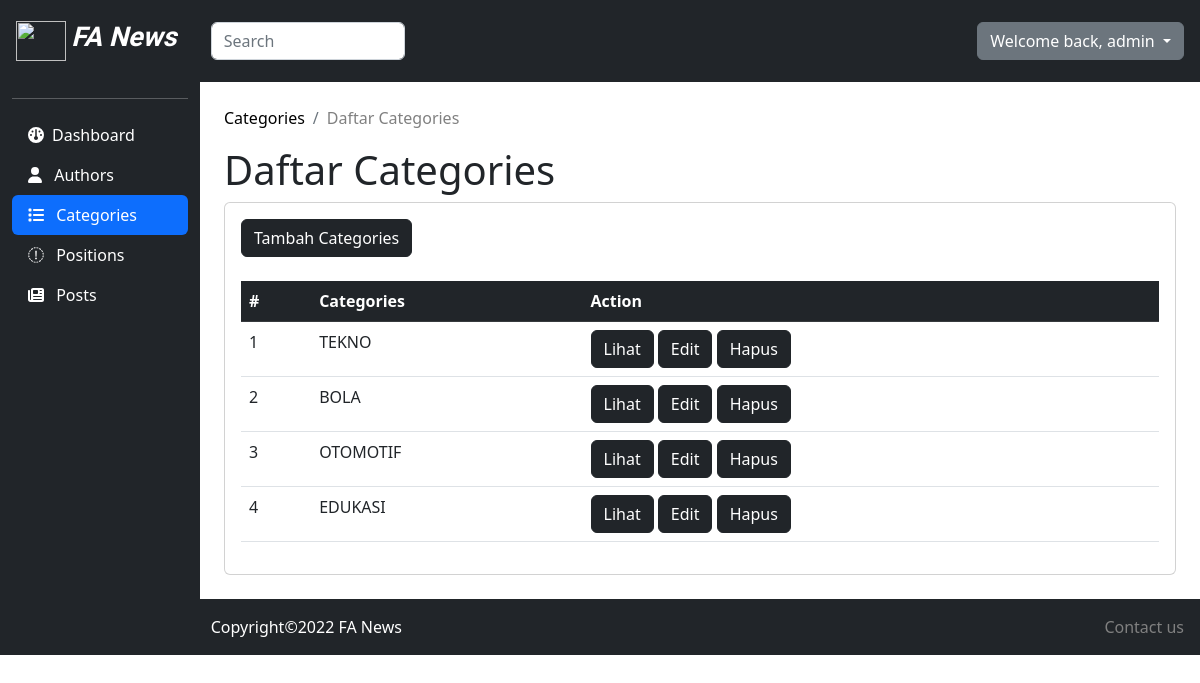
Screenshot of /admin/categories/index.php (signed in) with the database file from the repository.
### tables this page shows
CREATE TABLE `categories` (
  `id` int(11) UNSIGNED NOT NULL,
  `category` varchar(30) NOT NULL
);

### admin/categories/index.php (the view, shortened to what this page needs)
<!DOCTYPE html>
<html>
<head>
	<link href="https://cdn.jsdelivr.net/npm/bootstrap@5.2.3/dist/css/bootstrap.min.css" rel="stylesheet">
	<link rel="stylesheet" href="https://cdnjs.cloudflare.com/ajax/libs/font-awesome/6.1.2/css/all.min.css" />
	<link rel="stylesheet" href="https://cdnjs.cloudflare.com/ajax/libs/chartist/0.11.4/chartist.min.css" />
</head>
<body>
	<?php
		include '../../connect.php';
		$sql = "SELECT * FROM categories";
		$datas = $conn->query($sql);
	?>
	<nav class="navbar navbar-inverse navbar-fixed-top navbar-dark bg-dark p-3 ">
		<div class="d-flex col-12 col-md-3 col-lg-2 mb-lg-0 flex-wrap flex-md-nowrap justify-content-between">
			<a class="navbar-brand" href="#">
				<img src="https://cdn-icons-png.flaticon.com/512/8364/8364546.png" width="50" height="40">
				<span class="h2">
					FA News
				</span>
			</a>
		</div>
		<div class="col-12 col-md-4 col-lg-2">
			<input class="form-control form-control-dark" type="text" placeholder="Search" aria-label="Search">
		</div>
		<div class="col-12 col-md-5 col-lg-8 d-flex align-items-center justify-content-md-end mt-3 mt-md-0">
			<div class="dropdown">
				 <a class="btn btn-secondary dropdown-toggle" href="#" role="button" data-bs-toggle="dropdown" aria-expanded="false">
					Welcome back, <?php echo($_SESSION['username']) ?>
				</a>
			</div>
		</div>
	</nav>
	<div class="container-fluid">
		<div class="row">
			<nav id="sidebar" class="col-md-3 col-lg-2 d-md-block bg-dark sidebar collapse">
            	<hr class="white">
				<div class="position-sticky">
                	<ul class="nav nav-pills flex-column mb-auto">
                		<li>
                			<a href="/web_berita/admin/" class="nav-link text-white">
                				<i class="fa fa-dashboard"></i><span class="ms-2">Dashboard</span>
                			</a>
                		</li>
                		<li>
                			<a href="/web_berita/admin/authors" class="nav-link text-white">
                				<i class="fa-solid fa-user"></i></i><span class="ms-2"> Authors </span>
                			</a>
                		</li>
                		<li>
                			<a href="/web_berita/admin/categories" class="nav-link active">
                				<i class="fa-solid fa-list"></i></i><span class="ms-2"> Categories </span>
                			</a>
                		</li>
                		<li>
                			<a href="/web_berita/admin/positions" class="nav-link text-white">
								<i class="fa-sharp fa-solid fa-grip"></i><span class="ms-2"> Positions </span>
                			</a>
                		</li>
                		<li>
                			<a href="/web_berita/admin/posts" class="nav-link text-white">
                				<i class="fa-solid fa-newspaper"></i><span class="ms-2"> Posts </span>
                			</a>
                		</li>
                	</ul>
				</div>
			</nav>
			<main class="col-md-9 ms-sm-auto col-lg-10 px-md-4 py-4 " >
				<nav aria-label="breadcrumb">
					<ul class="breadcrumb">
						<li class="breadcrumb-item active">
							<a class="link-website" href="#">Categories</a>
						</li>
						<li class="breadcrumb-item ">
							<a class="link-website2"  href="#">Daftar Categories</a>
						</li>
					</ul>
				</nav>
				<h1>Daftar Categories</h1>
				<div class="card">
					<div class="card-body">
						<a href="create.php" class="btn btn-block btn-dark mb-4 ">Tambah Categories</a>
						<div class="table-responsive">
							<table class="table">
								<thead>
									<tr>
										<th class="table-dark" scope="col">#</th>
										<th class="table-dark" scope="col">Categories</th>
										<th class="table-dark" scope="col">Action</th>
									</tr>
								</thead>
								<tbody>
									<?php
										foreach ($datas as $key => $data){
											echo '
												<tr>
													<td>'.($key+1).'</td>
													<td>'.$data['category'].'</td>
													<td>
														<a href="show.php?id='.$data['id'].'" class="btn btn-block btn-dark  ">Lihat</a>
														<a href="edit.php?id='.$data['id'].'" class="btn btn-block btn-dark  ">Edit</a>
														<a onclick="return confirm(`Apakah Anda Yakin?`)" href="delete.php?id='.$data['id'].'" class="btn btn-block btn-dark  ">Hapus</a>
													</td>
												</tr>
											';
										}
									?>
								</tbody>
							</table>
						</div>
					</div>
				</div>
			</main>
		</div>
	</div>
	<nav class="navbar navbar-dark bg-dark p-3 white">
		<div class="col-12 col-md-4 col-lg-2">
			Copyright&copy;2022 FA News
		</div>
		<div class="col-12 col-md-5 col-lg-8 d-flex align-items-center justify-content-md-end mt-3 mt-md-0">
				 <a class="link-website2" href="#">
					Contact us
				</a>
			</div>
	</nav>
</body>
</html>

### admin/categories/index.php (style rules this page uses)
.h2 { font-family: 'Kaushan Script'; font-size: 1.7rem; font-weight: bold; color: #fff; font-style: italic }
.nav-link { color: black; }
.white { color: white; }
.active { color: grey; }
.link-website { text-decoration: none; color: black; }
.link-website2 { text-decoration: none; color: grey; }

### rows the page displays
categories: category "TEKNO"
categories: category "BOLA"
categories: category "OTOMOTIF"
categories: category "EDUKASI"

### other values shown
$_SESSION['username'] "admin"
